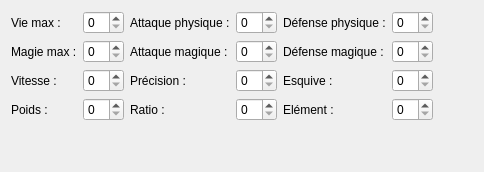
            <widget class="QWidget" name="equipable_page">
             <layout class="QGridLayout" name="gridLayout_2">
              <item row="2" column="2">
               <widget class="QLabel" name="objet_pre_label">
                <property name="text">
                 <string>Précision :</string>
                </property>
               </widget>
              </item>
              <item row="1" column="5">
               <widget class="QSpinBox" name="objet_dem_spinBox"/>
              </item>
              <item row="1" column="3">
               <widget class="QSpinBox" name="objet_atm_spinBox"/>
              </item>
              <item row="1" column="0">
               <widget class="QLabel" name="objet_mag_label">
                <property name="text">
                 <string>Magie max :</string>
                </property>
               </widget>
              </item>
              <item row="1" column="1">
               <widget class="QSpinBox" name="objet_mag_spinBox"/>
              </item>
              <item row="2" column="1">
               <widget class="QSpinBox" name="objet_vit_spinBox"/>
              </item>
              <item row="0" column="4">
               <widget class="QLabel" name="objet_dep_label">
                <property name="text">
                 <string>Défense physique :</string>
                </property>
               </widget>
              </item>
              <item row="0" column="2">
               <widget class="QLabel" name="objet_atp_label">
                <property name="text">
                 <string>Attaque physique :</string>
                </property>
               </widget>
              </item>
              <item row="4" column="0">
               <spacer name="equipable_verticalSpacer">
                <property name="orientation">
                 <enum>Qt::Vertical</enum>
                </property>
                <property name="sizeHint" stdset="0">
                 <size>
                  <width>20</width>
                  <height>40</height>
                 </size>
                </property>
               </spacer>
              </item>
              <item row="0" column="3">
               <widget class="QSpinBox" name="objet_atp_spinBox"/>
              </item>
              <item row="0" column="0">
               <widget class="QLabel" name="objet_vie_label">
                <property name="text">
                 <string>Vie max :</string>
                </property>
               </widget>
              </item>
              <item row="2" column="0">
               <widget class="QLabel" name="objet_vit_label">
                <property name="text">
                 <string>Vitesse :</string>
                </property>
               </widget>
              </item>
              <item row="2" column="4">
               <widget class="QLabel" name="objet_esq_label">
                <property name="text">
                 <string>Esquive :</string>
                </property>
               </widget>
              </item>
              <item row="0" column="5">
               <widget class="QSpinBox" name="objet_dep_spinBox"/>
              </item>
              <item row="2" column="5">
               <widget class="QSpinBox" name="objet_esq_spinBox"/>
              </item>
              <item row="2" column="3">
               <widget class="QSpinBox" name="objet_pre_spinBox"/>
              </item>
              <item row="1" column="2">
               <widget class="QLabel" name="objet_atm_label">
                <property name="text">
                 <string>Attaque magique :</string>
                </property>
               </widget>
              </item>
              <item row="0" column="1">
               <widget class="QSpinBox" name="objet_vie_spinBox"/>
              </item>
              <item row="1" column="4">
               <widget class="QLabel" name="objet_dem_label">
                <property name="text">
                 <string>Défense magique :</string>
                </property>
               </widget>
              </item>
              <item row="3" column="0">
               <widget class="QLabel" name="objet_pds_label">
                <property name="text">
                 <string>Poids :</string>
                </property>
               </widget>
              </item>
              <item row="3" column="1">
               <widget class="QSpinBox" name="objet_pds_spinBox"/>
              </item>
              <item row="3" column="2">
               <widget class="QLabel" name="objet_off_label">
                <property name="text">
                 <string>Ratio :</string>
                </property>
               </widget>
              </item>
              <item row="3" column="3">
               <widget class="QSpinBox" name="objet_off_spinBox">
                <property name="minimum">
                 <number>0</number>
                </property>
                <property name="maximum">
                 <number>16</number>
                </property>
               </widget>
              </item>
              <item row="0" column="6">
               <spacer name="equipable_horizontalSpacer">
                <property name="orientation">
                 <enum>Qt::Horizontal</enum>
                </property>
                <property name="sizeHint" stdset="0">
                 <size>
                  <width>40</width>
                  <height>20</height>
                 </size>
                </property>
               </spacer>
              </item>
              <item row="3" column="4">
               <widget class="QLabel" name="objet_element_label">
                <property name="text">
                 <string>Elément :</string>
                </property>
               </widget>
              </item>
              <item row="3" column="5">
               <widget class="QSpinBox" name="objet_element_spinBox"/>
              </item>
             </layout>
            </widget>
